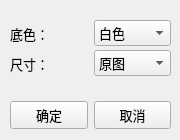
<?xml version="1.0" encoding="UTF-8"?>
<ui version="4.0">
 <class>Form</class>
 <widget class="QWidget" name="Form">
  <property name="geometry">
   <rect>
    <x>0</x>
    <y>0</y>
    <width>180</width>
    <height>140</height>
   </rect>
  </property>
  <property name="windowTitle">
   <string>Setting</string>
  </property>
  <widget class="QWidget" name="horizontalLayoutWidget">
   <property name="geometry">
    <rect>
     <x>10</x>
     <y>100</y>
     <width>161</width>
     <height>31</height>
    </rect>
   </property>
   <layout class="QHBoxLayout" name="horizontalLayout">
    <item>
     <widget class="QPushButton" name="okBtn">
      <property name="font">
       <font>
        <family>微软雅黑</family>
        <pointsize>10</pointsize>
       </font>
      </property>
      <property name="text">
       <string>确定</string>
      </property>
     </widget>
    </item>
    <item>
     <widget class="QPushButton" name="cancelBtn">
      <property name="font">
       <font>
        <family>微软雅黑</family>
        <pointsize>10</pointsize>
       </font>
      </property>
      <property name="text">
       <string>取消</string>
      </property>
     </widget>
    </item>
   </layout>
  </widget>
  <widget class="QWidget" name="horizontalLayoutWidget_2">
   <property name="geometry">
    <rect>
     <x>10</x>
     <y>20</y>
     <width>161</width>
     <height>27</height>
    </rect>
   </property>
   <layout class="QHBoxLayout" name="horizontalLayout_2">
    <item>
     <widget class="QLabel" name="background">
      <property name="font">
       <font>
        <family>微软雅黑</family>
        <pointsize>10</pointsize>
        <weight>50</weight>
        <bold>false</bold>
       </font>
      </property>
      <property name="layoutDirection">
       <enum>Qt::LeftToRight</enum>
      </property>
      <property name="text">
       <string>底色：</string>
      </property>
     </widget>
    </item>
    <item>
     <widget class="QComboBox" name="backgroundBox">
      <property name="font">
       <font>
        <family>微软雅黑</family>
        <pointsize>10</pointsize>
       </font>
      </property>
      <item>
       <property name="text">
        <string>白色</string>
       </property>
      </item>
      <item>
       <property name="text">
        <string>红色</string>
       </property>
      </item>
      <item>
       <property name="text">
        <string>蓝色</string>
       </property>
      </item>
      <item>
       <property name="text">
        <string>绿色</string>
       </property>
      </item>
      <item>
       <property name="text">
        <string>图片</string>
       </property>
      </item>
     </widget>
    </item>
   </layout>
  </widget>
  <widget class="QWidget" name="horizontalLayoutWidget_3">
   <property name="geometry">
    <rect>
     <x>10</x>
     <y>50</y>
     <width>161</width>
     <height>27</height>
    </rect>
   </property>
   <layout class="QHBoxLayout" name="horizontalLayout_3">
    <item>
     <widget class="QLabel" name="size">
      <property name="font">
       <font>
        <family>微软雅黑</family>
        <pointsize>10</pointsize>
        <weight>50</weight>
        <bold>false</bold>
       </font>
      </property>
      <property name="layoutDirection">
       <enum>Qt::LeftToRight</enum>
      </property>
      <property name="text">
       <string>尺寸：</string>
      </property>
     </widget>
    </item>
    <item>
     <widget class="QComboBox" name="sizeBox">
      <property name="font">
       <font>
        <family>微软雅黑</family>
        <pointsize>10</pointsize>
       </font>
      </property>
      <item>
       <property name="text">
        <string>原图</string>
       </property>
      </item>
      <item>
       <property name="text">
        <string>1寸</string>
       </property>
      </item>
      <item>
       <property name="text">
        <string>2寸</string>
       </property>
      </item>
      <item>
       <property name="text">
        <string>3寸</string>
       </property>
      </item>
      <item>
       <property name="text">
        <string>5寸</string>
       </property>
      </item>
      <item>
       <property name="text">
        <string>6寸</string>
       </property>
      </item>
      <item>
       <property name="text">
        <string>7寸</string>
       </property>
      </item>
      <item>
       <property name="text">
        <string>8寸</string>
       </property>
      </item>
      <item>
       <property name="text">
        <string>10寸</string>
       </property>
      </item>
      <item>
       <property name="text">
        <string>12寸</string>
       </property>
      </item>
      <item>
       <property name="text">
        <string>护照</string>
       </property>
      </item>
      <item>
       <property name="text">
        <string>身份证</string>
       </property>
      </item>
      <item>
       <property name="text">
        <string>自定义</string>
       </property>
      </item>
     </widget>
    </item>
   </layout>
  </widget>
 </widget>
 <resources/>
 <connections/>
</ui>
